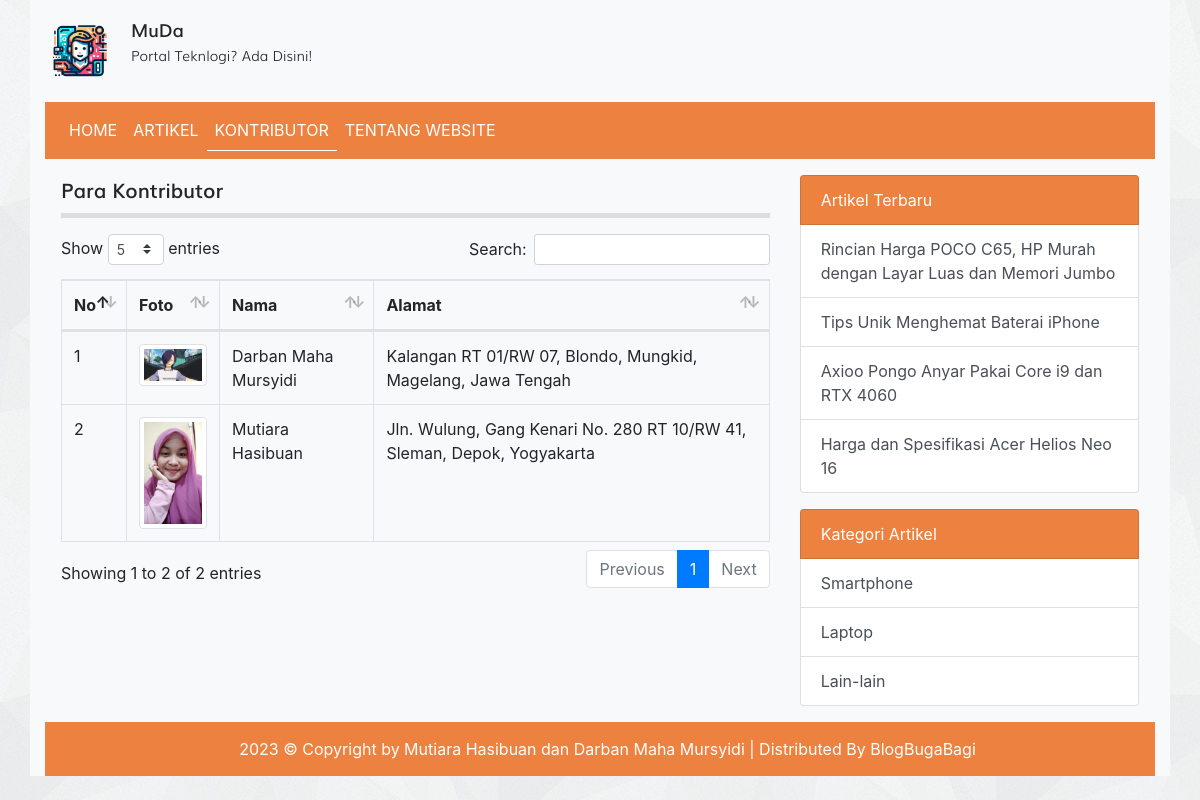
The app's page /siswa.php with its own data.
### tables this page shows
CREATE TABLE `tbl_siswa` (
  `id` int(11) NOT NULL,
  `nama` varchar(100) DEFAULT NULL,
  `nis` int(4) DEFAULT NULL,
  `jenis_kelamin` enum('L','P') DEFAULT NULL,
  `tempat_lahir` varchar(80) DEFAULT NULL,
  `tanggal_lahir` date DEFAULT NULL,
  `alamat` varchar(100) DEFAULT NULL,
  `no_hp` varchar(12) DEFAULT NULL,
  `foto` varchar(120) DEFAULT NULL,
  `id_jurusan` int(11) DEFAULT NULL
);

CREATE TABLE `tbl_artikel` (
  `id` int(11) NOT NULL,
  `judul` varchar(255) DEFAULT NULL,
  `isi` text DEFAULT NULL,
  `tanggal` date DEFAULT NULL,
  `foto` varchar(100) DEFAULT NULL,
  `id_kategori` int(11) DEFAULT NULL
);

CREATE TABLE `tbl_kategori_artikel` (
  `id` int(11) NOT NULL,
  `nama_kategori` varchar(30) DEFAULT NULL
);

### siswa.php (the view, shortened to what this page needs)
<?php
require_once 'koneksi.php';
$query = mysqli_query($koneksi, "SELECT tbl_siswa.id, tbl_siswa.nama, tbl_siswa.no_hp, tbl_siswa.foto, tbl_siswa.alamat FROM tbl_siswa");
$no = 1;
?>
<!DOCTYPE html>
<html>
<head>
	<link rel="stylesheet" href="resources/datatables/datatables.min.css">
	<link rel="stylesheet" href="resources/fonts/stylesheet.css">
	<link rel="stylesheet" href="resources/css/bootstrap.min.css">
	<link rel="stylesheet" href="resources/css/style.css">
</head>
<body>
	<div class="container bg-light">
		<div class="logo clearfix">
			<div class="float-left mt-3 mb-3">
				<img src="resources/images/logo.png" alt="Logo Sekolah" width="70px" class="float-left mr-3">
				<div class="text float-right">
					<span class="smk">MuDa</span><br>
					<span class="visi">Portal Teknlogi? Ada Disini!</span>
				</div>
			</div>
		</div>
		<?php require_once 'navbar.php'; ?>
		<div class="row p-3">
			<div class="col-md-8">
				<div class="title mb-3">
					Para Kontributor
				</div>
				<table id="table_id" class="dataTable table table-bordered">
				    <thead>
				        <tr>
				            <th>No</th>
				            <th width="50px">Foto</th>
				            <th>Nama</th>
				            <th>Alamat</th>
				        </tr>
				    </thead>
				    <tbody>
				       <?php while($row = mysqli_fetch_assoc($query)) : ?>
				       		<tr>
				       			<td><?= $no++ ?></td>
				       			<td><img src="images/siswa/<?= $row['foto'] ?>" alt="<?= $row['nama'] ?>" width="100%" class="img-thumbnail"></td>
				       			<td><?= $row['nama'] ?></td>
				       			<td><?= $row['alamat'] ?></td>
				       		</tr>
				       <?php endwhile; ?>
				    </tbody>
				</table>
			</div>
			<?php require 'sidebar.php'; ?>
		</div>
		<div class="text-white footer">
			2023 © Copyright by Mutiara Hasibuan dan Darban Maha Mursyidi | Distributed By <a style="color:white;" href="https://blogbugabagi.blogspot.com" target="_blank" rel="noopener noreferrer">BlogBugaBagi</a>
		</div>
	</div>
</body>
</html>

### sidebar.php
<?php
$query_artikel_terbaru = mysqli_query($koneksi, "SELECT * FROM tbl_artikel ORDER BY tanggal ASC LIMIT 4");
$query_kategori_artikel= mysqli_query($koneksi, "SELECT * FROM tbl_kategori_artikel LIMIT 4");
?>
<div class="col-sm-4">
	<div class="list-group">
		<span class="list-group-item text-white" style="background-color: #ED8240">Artikel Terbaru</span>
		<?php while($artikel_terbaru = mysqli_fetch_assoc($query_artikel_terbaru)) : ?>
			<a href="detail_artikel.php?id=<?= $artikel_terbaru['id'] ?>" class="list-group-item list-group-item-action"><?= $artikel_terbaru['judul'] ?></a>
		<?php endwhile; ?>
	</div>
	<div class="list-group">
		<span class="list-group-item text-white mt-3" style="background-color: #ED8240">Kategori Artikel</span>
		<?php while($kategori_artikel = mysqli_fetch_assoc($query_kategori_artikel)) : ?>
			<a href="kategori.php?id=<?= $kategori_artikel['id'] ?>" class="list-group-item list-group-item-action"><?= $kategori_artikel['nama_kategori'] ?></a>
		<?php endwhile; ?>
	</div>
</div>

### resources/css/style.css (style rules this page uses)
body { background-image: url('../images/bg_all.jpg'); }
.smk { font-family: 'mulisemibold'; font-size: 18px; }
.visi { font-family: 'mulilight'; font-size: 14px; }
.title { font-family: 'mulisemibold'; font-size: 20px; padding-bottom: 7.5px; border-bottom: 5px solid #ddd }
.footer { background-color: #ED8240; padding: 15px 15px 15px 30px; text-align: center; }

### records on screen
tbl_siswa: foto (picture), nama "Darban Maha Mursyidi", alamat "Kalangan RT 01/RW 07, Blondo, Mungkid, Magelang, Jawa Tengah"
tbl_siswa: foto (picture), nama "Mutiara Hasibuan", alamat "Jln. Wulung, Gang Kenari No. 280 RT 10/RW 41, Sleman, Depok, Yogyakarta"
tbl_artikel: judul "Rincian Harga POCO C65, HP Murah dengan Layar Luas dan Memori Jumbo"
tbl_artikel: judul "Tips Unik Menghemat Baterai iPhone"
tbl_artikel: judul "Axioo Pongo Anyar Pakai Core i9 dan RTX 4060"
tbl_artikel: judul "Harga dan Spesifikasi Acer Helios Neo 16"
tbl_kategori_artikel: nama_kategori "Smartphone"
tbl_kategori_artikel: nama_kategori "Laptop"
tbl_kategori_artikel: nama_kategori "Lain-lain"
